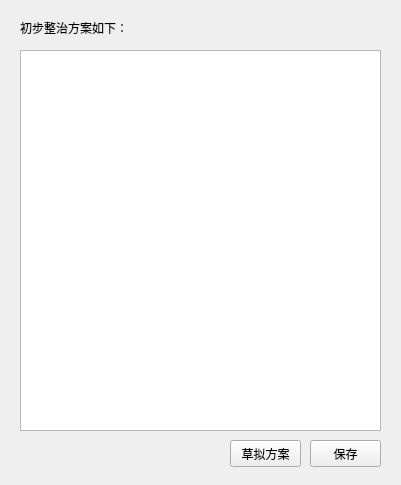
<?xml version="1.0" encoding="UTF-8"?>
<ui version="4.0">
 <class>ChuBuFangAnForm</class>
 <widget class="QWidget" name="ChuBuFangAnForm">
  <property name="geometry">
   <rect>
    <x>0</x>
    <y>0</y>
    <width>401</width>
    <height>485</height>
   </rect>
  </property>
  <property name="windowTitle">
   <string>初步方案生成</string>
  </property>
  <widget class="QTextEdit" name="textEdit">
   <property name="geometry">
    <rect>
     <x>20</x>
     <y>50</y>
     <width>361</width>
     <height>381</height>
    </rect>
   </property>
  </widget>
  <widget class="QLabel" name="label">
   <property name="geometry">
    <rect>
     <x>20</x>
     <y>20</y>
     <width>131</width>
     <height>16</height>
    </rect>
   </property>
   <property name="text">
    <string>初步整治方案如下：</string>
   </property>
  </widget>
  <widget class="QPushButton" name="btn_generate">
   <property name="geometry">
    <rect>
     <x>230</x>
     <y>440</y>
     <width>71</width>
     <height>27</height>
    </rect>
   </property>
   <property name="text">
    <string>草拟方案</string>
   </property>
  </widget>
  <widget class="QPushButton" name="btn_save">
   <property name="geometry">
    <rect>
     <x>310</x>
     <y>440</y>
     <width>71</width>
     <height>27</height>
    </rect>
   </property>
   <property name="text">
    <string>保存</string>
   </property>
  </widget>
 </widget>
 <resources/>
 <connections/>
</ui>
